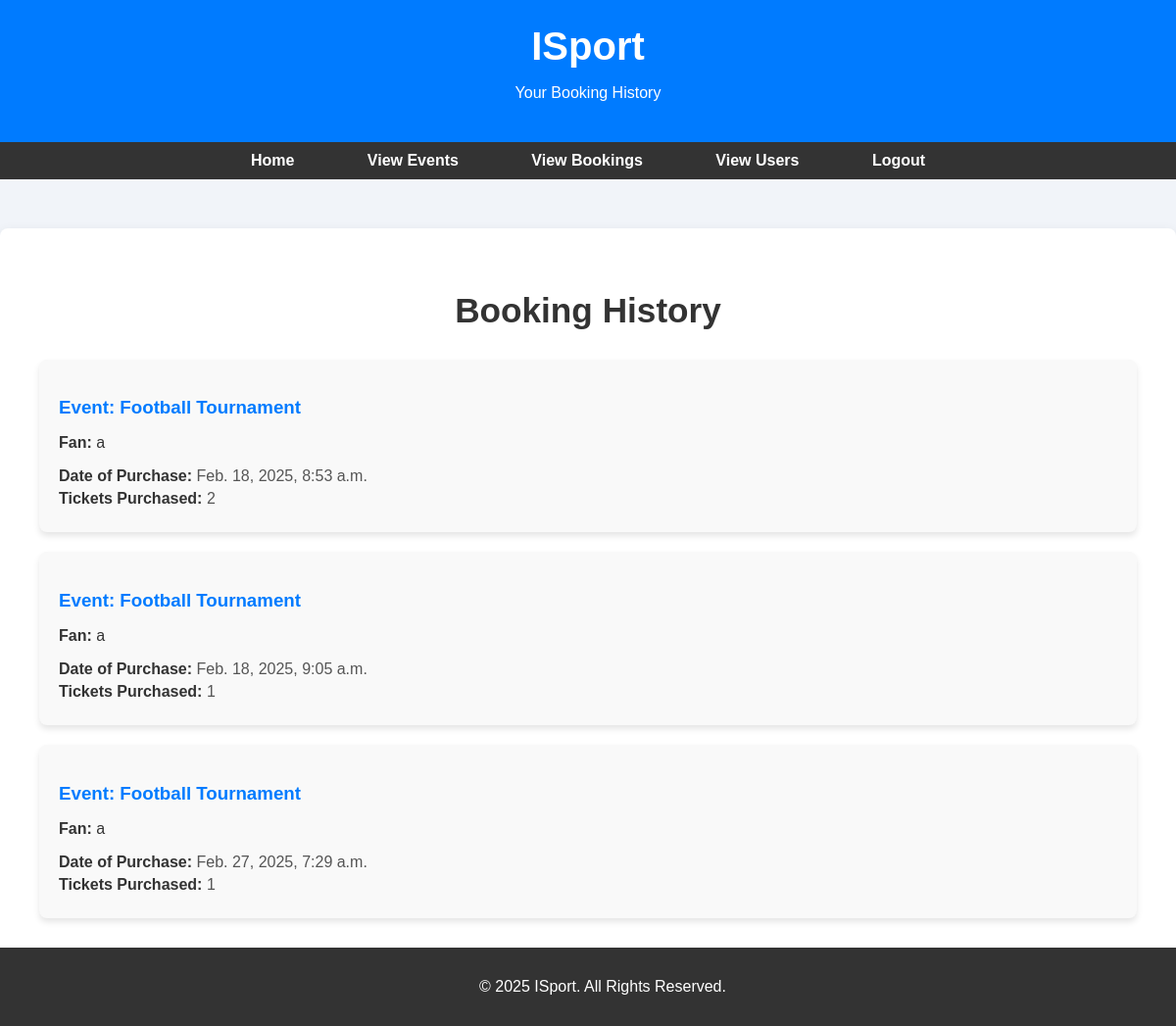
Screenshot of /adminbookings/ with the database file from the repository.
### app/models.py (models this page shows, shortened)
class TicketPurchase(models.Model):
    fan = models.ForeignKey(FanRegister, on_delete=models.CASCADE)
    event = models.ForeignKey(EventTickets, on_delete=models.CASCADE)
    purchase_date = models.DateTimeField(auto_now_add=True)
    number_of_tickets = models.PositiveIntegerField()
    amount = models.DecimalField(max_digits=10, decimal_places=2, default=0.00)
    razorpay_order_id = models.CharField(max_length=255, blank=True, null=True)
    payment_status = models.CharField(max_length=20, choices=[("Pending", "Pending"), ("Paid", "Paid")], default="Pending")

class EventTickets(models.Model):
    publisher = models.ForeignKey(PublisherRegister, on_delete=models.CASCADE, related_name='events')  # Linking event to a publisher
    title = models.CharField(max_length=255)
    description = models.TextField()
    date = models.DateField()
    location = models.CharField(max_length=255)
    price = models.DecimalField(max_digits=10, decimal_places=2)
    def __str__(self):
        return self.title

class FanRegister(models.Model):
    email = models.EmailField(unique=True)
    name = models.TextField()
    phone = models.IntegerField()
    password = models.TextField()
    location= models.TextField()
    confirm_password=models.TextField()
    favoriteevent=models.TextField()
    favoriteteam=models.TextField()
    def __str__(self):
        return self.name

### app/views.py (the view)
# urls.py: path('adminbookings/', views.adminbookings, name='adminbookings'),
def adminbookings(request):
    events = TicketPurchase.objects.all()
    return render(request,'admin/bookings.html',{'events':events})

### templates/admin/bookings.html (shortened to what this page needs)
<!DOCTYPE html>
<html lang="en">
<head>
</head>
<body>
    <header>
        <h1>ISport</h1>
        <p>Your Booking History</p>
    </header>
    <nav>
        <ul>
            <li><a href="../adminhome">Home</a></li>
            <li><a href="../adminview_events">View Events</a></li>
            <li><a href="../adminbookings">View Bookings</a></li>
            <li><a href="../viewusers">View Users</a></li>
            <li><a href="../logout">Logout</a></li>
        </ul>
    </nav>
    <div class="events-container">
        <h1>Booking History</h1>
        {% for event in events %}
        <div class="event-item">
            <h3>Event: {{ event.event }}</h3>
            <p><strong>Fan:</strong> {{ event.fan }}</p>
            <div class="event-details">
                <p><strong>Date of Purchase:</strong> {{ event.purchase_date }}</p>
                <p><strong>Tickets Purchased:</strong> {{ event.number_of_tickets }}</p>
            </div>
        </div>
        {% empty %}
        <p>No bookings available at the moment.</p>
        {% endfor %}
    </div>
    <footer>
        <p>&copy; 2025 ISport. All Rights Reserved.</p>
    </footer>
</body>
</html>

### templates/admin/bookings.html (style rules this page uses)
body { font-family: 'Arial', sans-serif; background-color: #f1f4f9; margin: 0; padding: 0; color: #333; }
header { background-color: #007BFF; color: white; text-align: center; padding: 25px 0; box-shadow: 0 4px 12px rgba(0, 0, 0, 0.1); }
header h1 { font-size: 2.5em; margin: 0; }
nav { background-color: #333; padding: 10px 0; text-align: center; }
nav ul { list-style-type: none; margin: 0; padding: 0; }
nav ul li { display: inline; margin: 0 20px; }
nav ul li a { color: white; text-decoration: none; font-weight: bold; font-size: 16px; padding: 10px 15px; border-radius: 5px; transition: background-color 0.3s ease; }
.events-container { max-width: 1200px; margin: 50px auto; padding: 40px; background-color: white; border-radius: 8px; box-shadow: 0 4px 12px rgba(0, 0, 0, 0.1); }
.events-container h1 { text-align: center; font-size: 2.2em; color: #333; margin-bottom: 30px; }
.event-item { background-color: #f9f9f9; padding: 20px; margin-bottom: 20px; border-radius: 8px; box-shadow: 0 4px 6px rgba(0, 0, 0, 0.1); transition: transform 0.3s ease, box-shadow 0.3s ease; }
.event-item h3 { color: #007BFF; margin-bottom: 10px; }
.event-details { font-size: 16px; color: #555; }
.event-details p { margin: 5px 0; }
.event-details strong { color: #333; }
footer { background-color: #333; color: white; text-align: center; padding: 15px; position: fixed; bottom: 0; width: 100%; }

### rows the page displays
TicketPurchase: event "Football Tournament", fan "a", purchase_date "Feb. 18, 2025, 8:53 a.m.", number_of_tickets "2"
TicketPurchase: event "Football Tournament", fan "a", purchase_date "Feb. 18, 2025, 9:05 a.m.", number_of_tickets "1"
TicketPurchase: event "Football Tournament", fan "a", purchase_date "Feb. 27, 2025, 7:29 a.m.", number_of_tickets "1"
